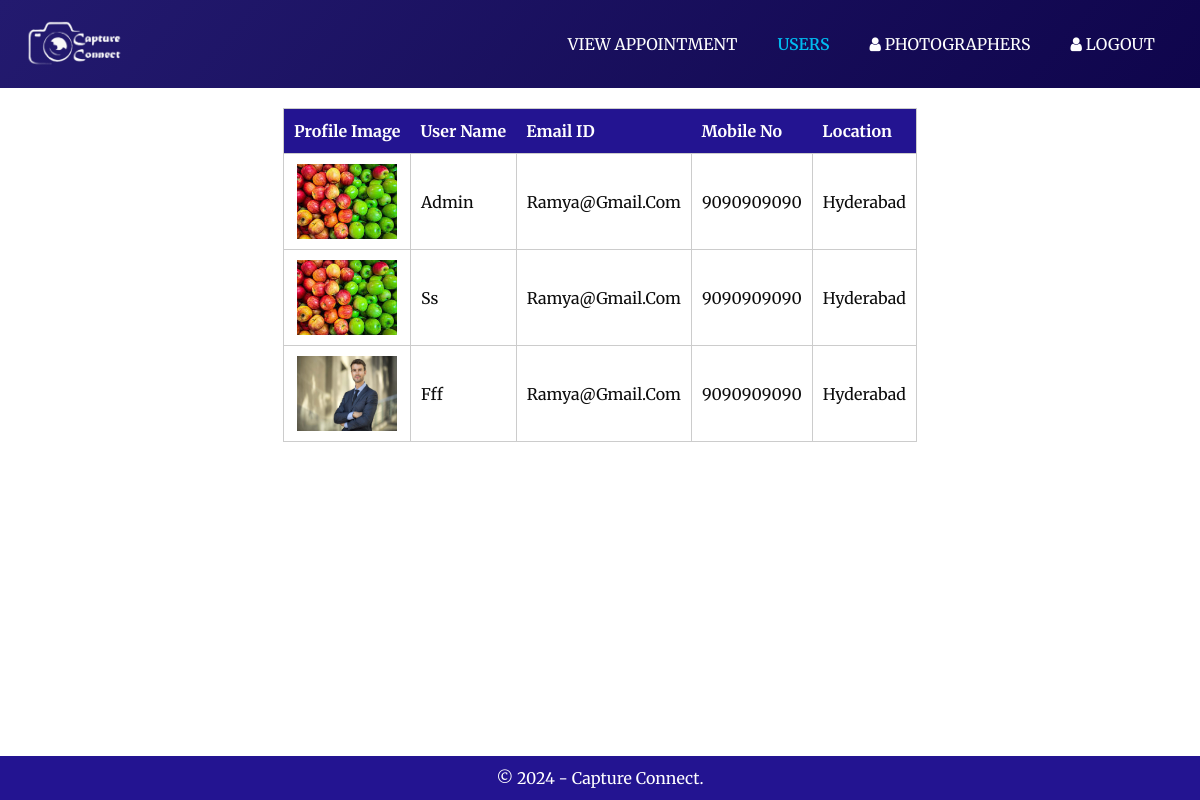
Page /adminhome.php on the committed database.
### tables this page shows
CREATE TABLE `ureg` (
  `uname` varchar(55) DEFAULT NULL,
  `upass` varchar(55) DEFAULT NULL,
  `uemail` varchar(55) DEFAULT NULL,
  `ucell` varchar(55) DEFAULT NULL,
  `uaddress` varchar(55) DEFAULT NULL,
  `uimage` varchar(55) NOT NULL,
  `status` varchar(55) DEFAULT NULL
);

### adminhome.php (the view, shortened to what this page needs)
<!DOCTYPE html>
<html>
<head>
<link rel="stylesheet" type="text/css" href="css/bootstrap.css" />
<link rel="stylesheet" href="style1.css"/>
<link rel="stylesheet" type="text/css"
	href="https://cdnjs.cloudflare.com/ajax/libs/OwlCarousel2/2.3.4/assets/owl.carousel.min.css" />
<link href="css/font-awesome.min.css" rel="stylesheet" />
<link href="css/style.css" rel="stylesheet" />
<link href="css/responsive.css" rel="stylesheet" />
</head>
<body class="sub_page">
	<div class="hero_area">
		<header class="header_section">
			<div class="container-fluid">
				<nav class="navbar navbar-expand-lg custom_nav-container ">
					<a class="navbar-brand" href="index.html"> <span>
					<img src="images/logo.png" width="100">
						</span>
					</a>
					<div class="collapse navbar-collapse" id="navbarSupportedContent">
						<ul class="navbar-nav  ">
						<li class="nav-item"><a class="nav-link"
								href="AViewAppointment.php">View Appointment<span class="sr-only">(current)</span>
							</a></li>
                            <li class="nav-item active"><a class="nav-link"
								href="adminhome.php">Users <span class="sr-only">(current)</span>
							</a></li>
							<li class="nav-item"><a class="nav-link" href="aplist.php">
									<i class="fa fa-user" aria-hidden="true"></i> Photographers
							</a></li>
							<li class="nav-item"><a class="nav-link" href="index.html">
									<i class="fa fa-user" aria-hidden="true"></i> Logout
							</a></li>
						</ul>
					</div>
				</nav>
			</div>
		</header>
	</div>
<div class="table-sec">
<table align="center">
	<tr>
		<th>Profile Image</th>
		<th>User Name</th>
		<th>Email ID</th>
		<th>Mobile No</th>
		<th>Location</th>
	</tr>
	<tr>
		<?php
    require('db.php');
	$res=mysqli_query($con,"SELECT * from ureg");
	while($row=mysqli_fetch_array($res))
	{
		echo '<tr>
		<td><img src="images/'.$row['uimage'].'" height="75px"></td>
		<td>'.$row['uname'].'</td>
		<td>'.$row['uemail'].'</td>
		<td>'.$row['ucell'].'</td>
		<td>'.$row['uaddress'].'</td>
		</tr>';
}
?>
	</tr>
</table>
<div>
<footer>
	&copy; 2024 - Capture Connect.
</footer>
</body>
</html>

### style1.css (style rules this page uses)
body { font-family: "Merriweather", serif !important; }
.table-sec { margin-top: 20px; width: 100%; }
.table-sec table { height: 100px; overflow-y: auto; }
.table-sec tr { border: 1px solid #ccc; }
.table-sec th { background: #231491; padding: 10px; color: #fff; }
.table-sec td { padding: 10px; border: 1px solid #ccc; text-transform: capitalize; }
.table-sec td:first-child { text-align: center; }
.table-sec td img { width: 100px; height: 75px; }
footer { color: #fff; width: 100%; font-size: 16px; text-align: center; padding: 10px; background: #231491; margin-top: 20px; position: fixed; bottom: 0; }

### css/style.css (style rules this page uses)
body { font-family: "Open Sans", sans-serif; color: #0c0c0c; background-color: #ffffff; overflow-x: hidden; }
a, a:hover, a:focus { text-decoration: none; }
.hero_area { position: relative; min-height: 100vh; display: -webkit-box; display: -ms-flexbox; display: flex; -webkit-box-orient: vertical; -webkit-box-direction: normal; -ms-flex-direction: column; flex-direction: column; }
.sub_page .hero_area { min-height: auto; background: linear-gradient(130deg, #231a6f, #0f054c); }
.header_section { padding: 15px 0; }
.header_section .container-fluid { padding-right: 25px; padding-left: 25px; }
.navbar-brand span { font-weight: bold; font-size: 24px; color: #ffffff; }
.custom_nav-container { padding: 0; }
.custom_nav-container .navbar-nav { margin-left: auto; }
.custom_nav-container .navbar-nav .nav-item .nav-link { padding: 5px 20px; color: #ffffff; text-align: center; text-transform: uppercase; border-radius: 5px; -webkit-transition: all 0.3s; transition: all 0.3s; }
.custom_nav-container .navbar-nav .nav-item:hover .nav-link, .custom_nav-container .navbar-nav .nav-item.active .nav-link { color: #00bbf0; }
.custom_nav-container .navbar-nav .nav-item.active .nav-link { font-weight: 600; }

### rows in the picture
ureg: uimage (picture), uname "Admin", uemail "Ramya@gmail.com", ucell "9090909090", uaddress "Hyderabad"
ureg: uimage (picture), uname "Ss", uemail "Ramya@gmail.com", ucell "9090909090", uaddress "Hyderabad"
ureg: uimage (picture), uname "Fff", uemail "Ramya@gmail.com", ucell "9090909090", uaddress "Hyderabad"
